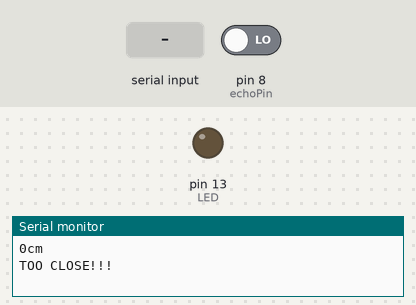
Recording of a sketch running on a simulated Arduino Uno, built with avr-gcc and run on an emulated ATmega328P. On the bench: output pins drawn as LEDs (lit = HIGH), the last lines printed to the serial monitor. The inputs (shaded band) are chosen by the test bench; at power-on: pin 8 (echoPin) LOW. Pins used as bus, display or sensor lines are not drawn.

Above: at 1.2 s.
1.3 s: "1" received over Serial
At 3.7 s:
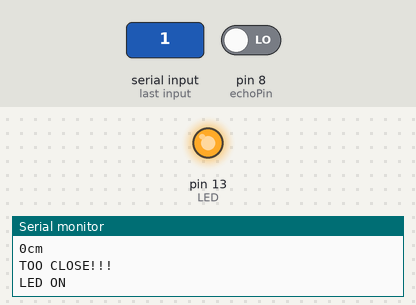
4.3 s: "2" received over Serial
At 5.3 s:
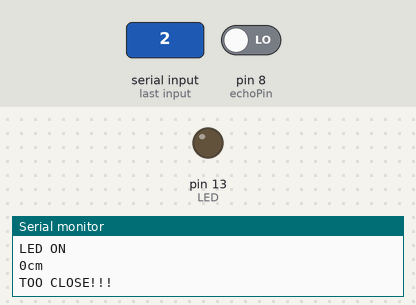
Timing chart, 0 to 7.3 s (numbered marks = the images above; inputs shaded):
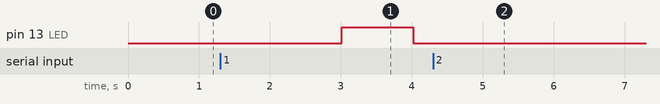

Measured:
- after the input at 1.3 s, pin 13 (LED): LOW → HIGH after 1.7 s, → LOW 1.0 s later
- after the input at 4.3 s, pin 13 (LED): stops changing and stays LOW

The sketch:

distance_mes_code.ino
```cpp
/* program by LOHITH KUMAR(Richu)
 * subscribe DREAM IDEAS for more updates
 */
int triggerPin = 7; //triggering on pin 7
int echoPin = 8;    //echo on pin 8
int LED = 13; //led pin
int info = 0;//variable for the information comming from the bluetooth module
int state = 0;//simple variable for displaying the state

void setup() { //we will be combinig both setups from the codes

  Serial.begin(9600);  //we'll start serial comunication, so we can see the distance on the serial monitor

  pinMode(triggerPin, OUTPUT); //defining pins
  pinMode(echoPin, INPUT);
  pinMode(LED, OUTPUT);    //defining LED pin
  digitalWrite(LED, LOW);  //once the programm starts, it's going to turn of the led, as it can be missleading.

}

void loop(){ //here we combine both codes to work in the loop
  bluetooth();
  sensor();
}


void bluetooth() { //loop from the bluetooth code is renamed to "bluetooth" void
  if(Serial.available() > 0){  //if there is any information comming from the serial lines...
    info = Serial.read();
    state = 0;   //...than store it into the "info" variable
  }
  if(info == '1'){                //if it gets the number 1(stored in the info variable...
    digitalWrite(LED, HIGH);    //it's gonna turn the led on(the on board one)
    if(state == 0){              //if the flag is 0, than display that the LED is on and than set that value to 1
      Serial.println("LED ON");  //^^that will prevent the arduino sending words LED ON all the time, only when you change the state
      state = 1;
    }
   }
  else if(info == '0'){
    digitalWrite(LED, LOW);      //else, it's going to turn it off
    if(state == 0){
      Serial.println("LED OFF");//display that the LED is off
      state = 1;
     }
  }
}

void sensor() { //loop from the sensor code is renamed to the "sensor" void

  int duration, distance;    //Adding duration and distance

  digitalWrite(triggerPin, HIGH); //triggering the wave(like blinking an LED)
  delay(10);
  digitalWrite(triggerPin, LOW);

  duration = pulseIn(echoPin, HIGH); //a special function for listening and waiting for the wave
  distance = (duration/2) / 29.1; //transforming the number to cm(if you want inches, you have to change the 29.1 with a suitable number

  Serial.print(distance);    //printing the numbers
  Serial.print("cm");       //and the unit
  Serial.println(" ");      //just printing to a new line

  //adding for mesuring distance where the led will turn off, even if we tell it to turn off when we chose so in the app

  if(distance <= 15){  //if we get too close, the LED will turn off, that's the method with my RC car, if it gets too close, it turns off, but that will be in the next instructable :)
    digitalWrite(LED, LOW);
    Serial.println("TOO CLOSE!!!");
    delay(2000); //so the stopping is visabl
  }
}
```
